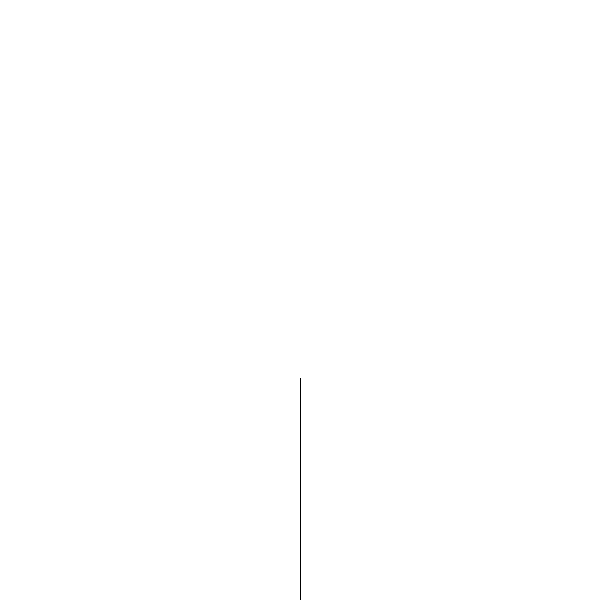
Frame 1 (no input)
Frame 60 (the mouse pressed at the canvas centre just before this capture): identical to frame 1, image omitted
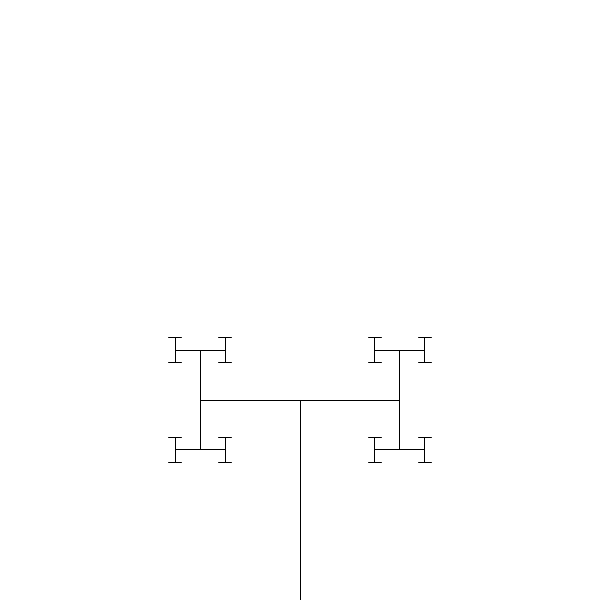
Frame 120 (the mouse held since frame 60 and released just before this capture)

The Processing sketch that drew these frames (run headless with seeded random() and noise(); from frame 60 on, the mouse is pressed at the canvas centre):

// Processing sketch: P_S3_Rec1
// ── P_S3_Rec1.pde
//Tomas de Camino

void setup() {
  size(600, 600);
  smooth();
}

void draw() {
  background(255);
  translate(width/2, height);
  float angle = map(mouseX,0,width,0, PI);
  float prop = map(mouseY,0,height, 0.1,0.9);
  branch(200,prop,angle);
}

void branch(float len, float p, float a) {
  line(0, 0, 0, -len);
  if (len>10) {
    pushMatrix();
    translate(0, -len);
    rotate(a);
    branch(len*p,p,a);
    popMatrix();
    pushMatrix();
    translate(0, -len);
    rotate(-a);
    branch(len*p,p,a);
    popMatrix();
  }
}
